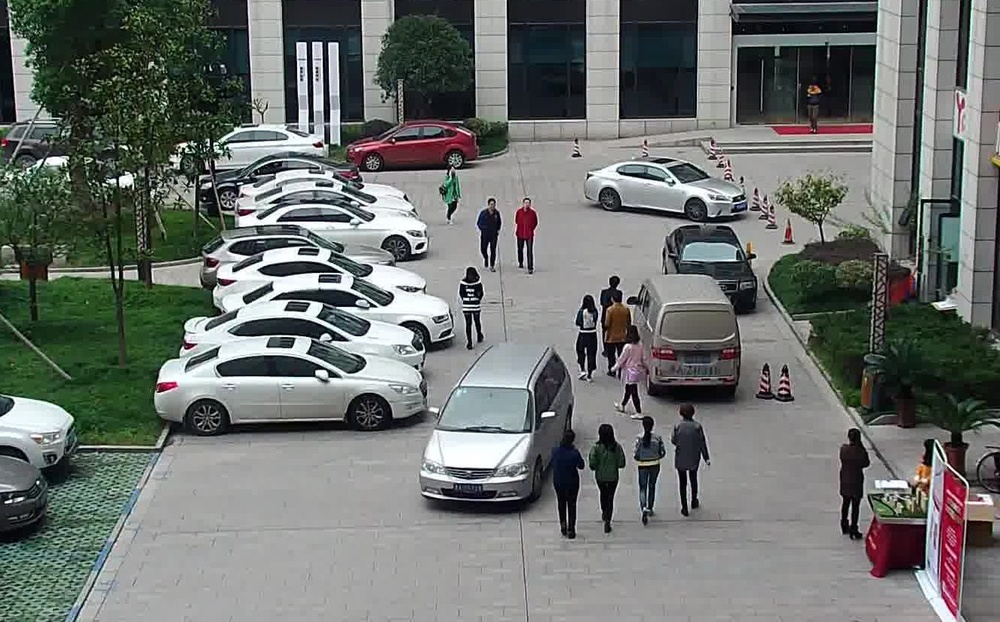
#> input picture yoloFastestV2-usb/parking.jpg, 1000 x 622 px, shrunk from 1326 x 825 before the run, given in place of the camera
$ python sobel.py
#> lines starting #> are read from the running program, lines starting #| are printed output that depends on the picture
# import sys
import cv2 as cv
# import matplotlib.pyplot as plt
# import numpy as np

# First we declare the variables we are going to use
window_name = ('Sobel - Edge Detector')
scale = 1
delta = 0
ddepth = cv.CV_16S #cv.CV_16S

# Load the image
cap = cv.VideoCapture(2)


while (1):
    _, src = cap.read()
#> src is the input picture: shape (622, 1000, 3); mean B, G, R 109.8, 113.1, 108.8
    # Check if image is loaded fine
    if src is None:
        print ('Error opening camera')
        break

    # Remove noise by blurring with a Gaussian filter ( kernel size = 3 )
    src = cv.GaussianBlur(src, (3, 3), 0)

    # Convert the image to grayscale
    gray = cv.cvtColor(src, cv.COLOR_BGR2GRAY)
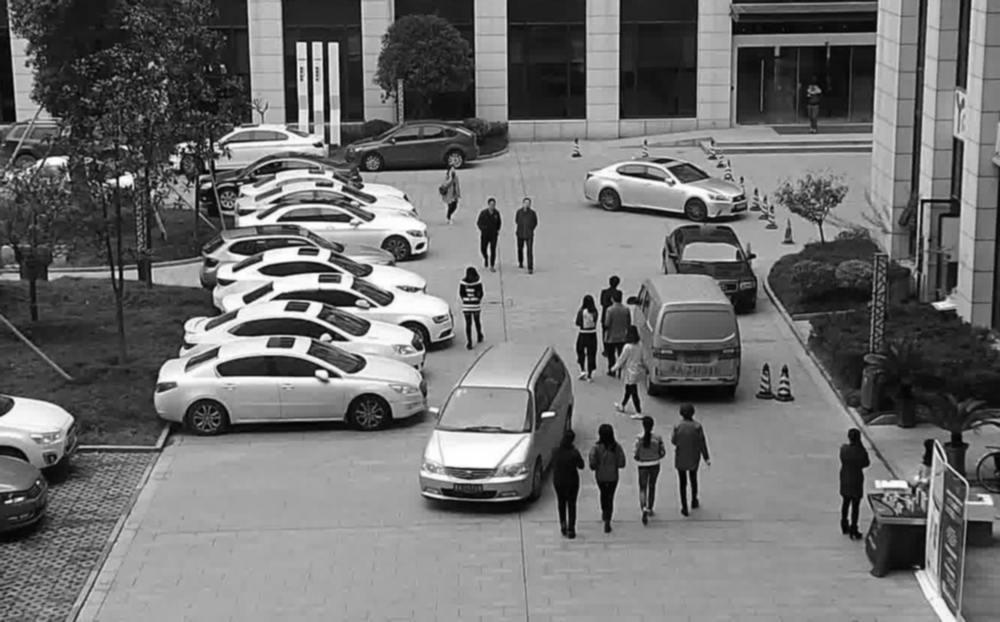
#> gray: shape (622, 1000); min 2, max 255, mean 111.5

    # Gradient-X
    # grad_x = cv.Scharr(gray, ddepth, 1, 0, cv.FILTER_SCHARR, scale=scale, delta=delta, borderType=cv.BORDER_DEFAULT)
    grad_x = cv.Sobel(gray, ddepth, 1, 0, ksize=3, scale=scale, delta=delta, borderType=cv.BORDER_DEFAULT)
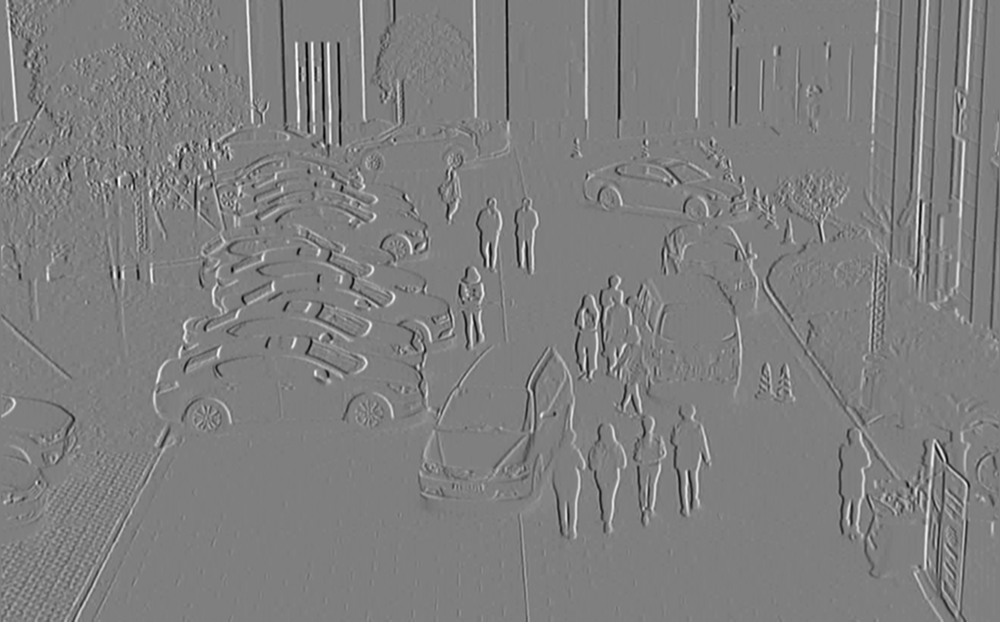
#> grad_x: shape (622, 1000) int16; min -723, max 724, mean 0.1; drawn with min black and max white

    # Gradient-Y
    # grad_y = cv.Scharr(gray,ddepth,0,1, cv.FILTER_SCHARR, scale=scale, delta=delta, borderType=cv.BORDER_DEFAULT)
    grad_y = cv.Sobel(gray, ddepth, 0, 1, ksize=3, scale=scale, delta=delta, borderType=cv.BORDER_DEFAULT)
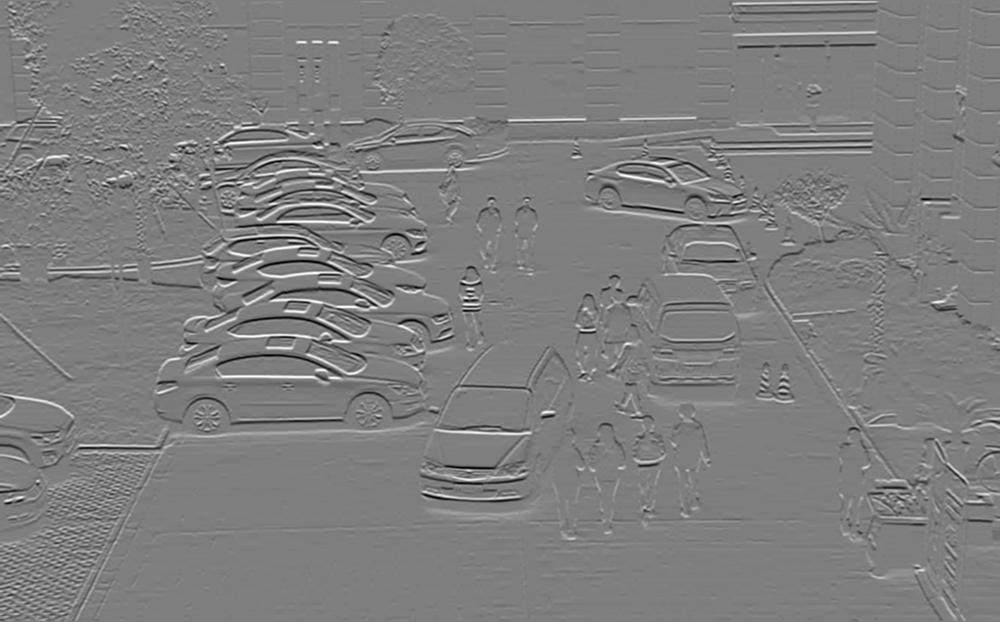
#> grad_y: shape (622, 1000) int16; min -717, max 730, mean 1.1; drawn with min black and max white

    # converting back to uint8
    abs_grad_x = cv.convertScaleAbs(grad_x)
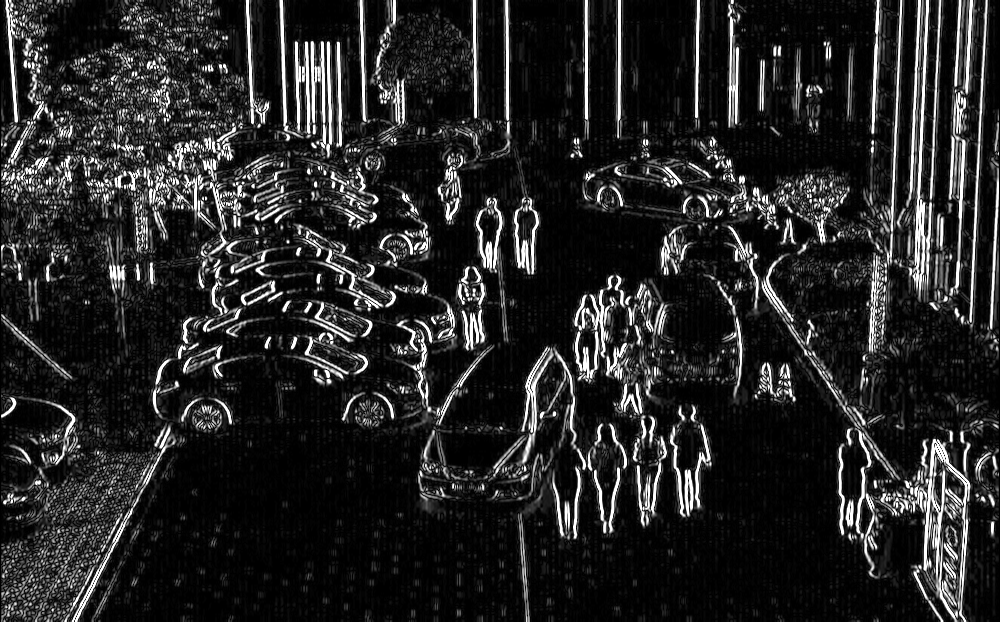
#> abs_grad_x: shape (622, 1000); min 0, max 255, mean 38
    abs_grad_y = cv.convertScaleAbs(grad_y)
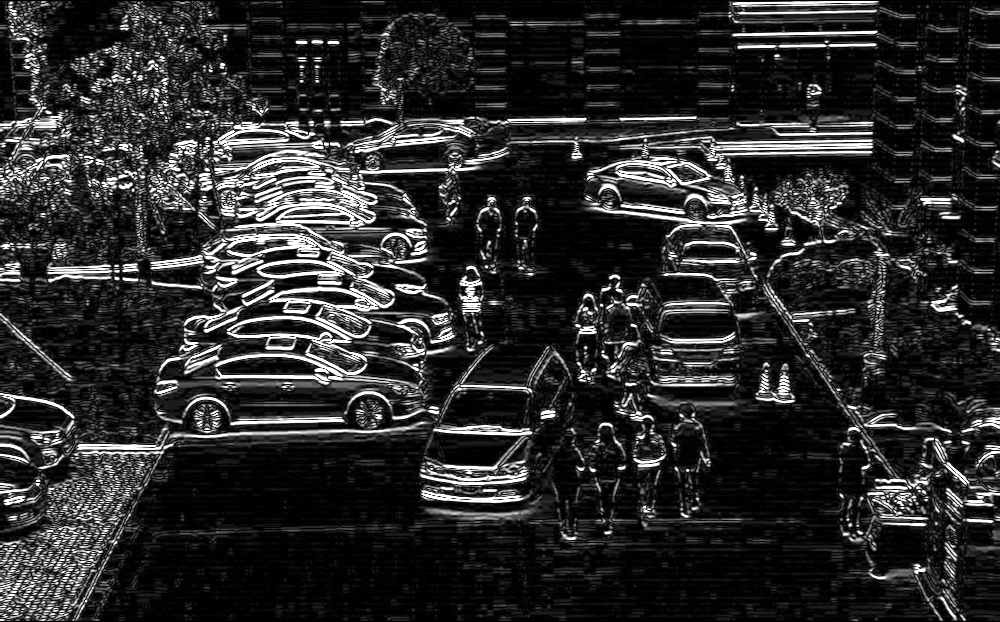
#> abs_grad_y: shape (622, 1000); min 0, max 255, mean 43.7

    ## Total Gradient (approximate)
    grad = cv.addWeighted(abs_grad_x, 0.5, abs_grad_y, 0.5, 0)
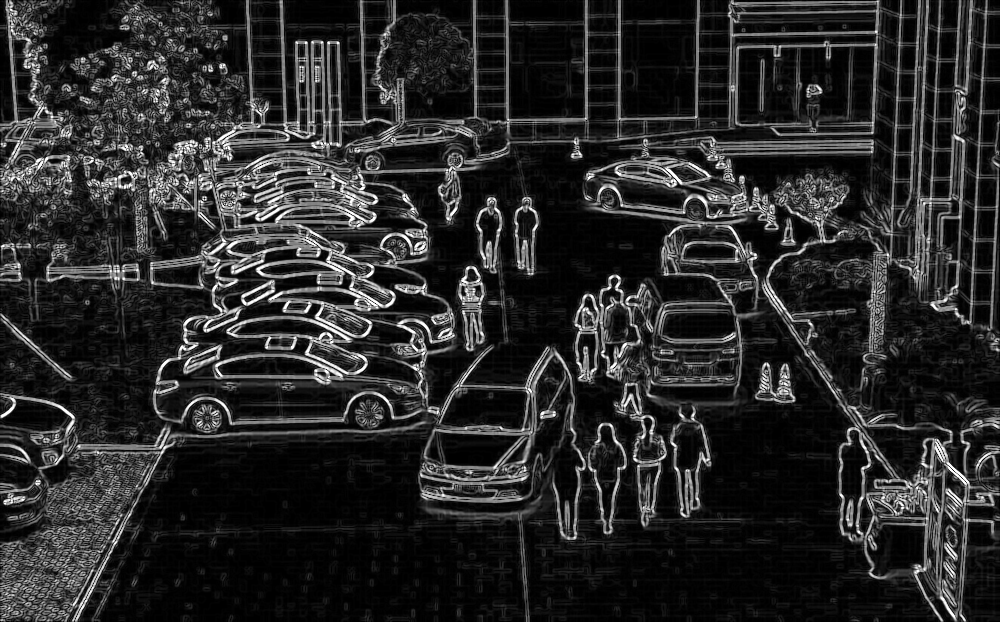
#> grad: shape (622, 1000); min 0, max 255, mean 40.9

    cv.imshow(window_name, grad)

    if cv.waitKey(5) == 27:
#> (key Esc is pressed here)
        break

cv.destroyAllWindows()
cap.release()
